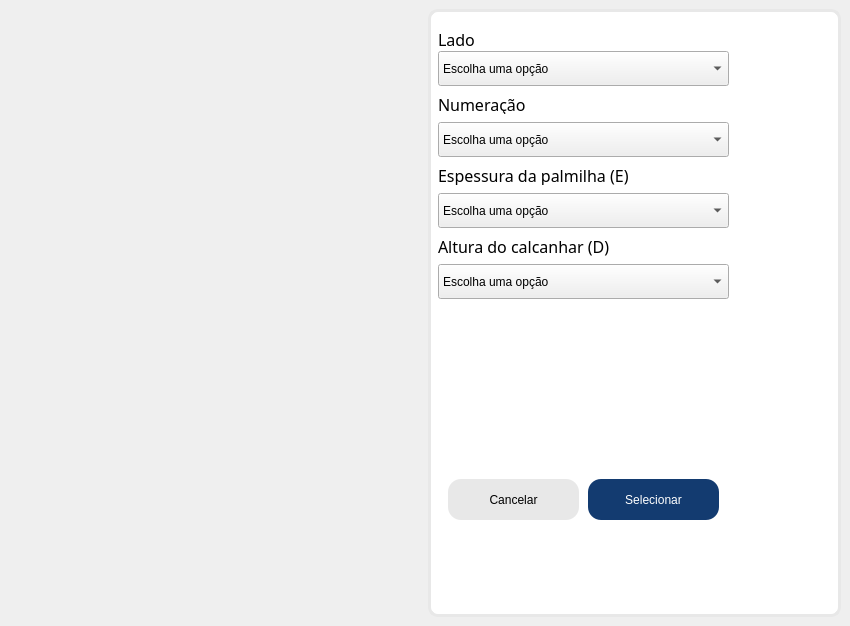
<?xml version="1.0" encoding="UTF-8"?>
<ui version="4.0">
 <class>MainWindow</class>
 <widget class="QMainWindow" name="MainWindow">
  <property name="geometry">
   <rect>
    <x>0</x>
    <y>0</y>
    <width>850</width>
    <height>626</height>
   </rect>
  </property>
  <property name="sizePolicy">
   <sizepolicy hsizetype="Fixed" vsizetype="Fixed">
    <horstretch>0</horstretch>
    <verstretch>0</verstretch>
   </sizepolicy>
  </property>
  <property name="windowTitle">
   <string>Seleção da base</string>
  </property>
  <widget class="QWidget" name="centralwidget">
   <property name="sizePolicy">
    <sizepolicy hsizetype="Fixed" vsizetype="Fixed">
     <horstretch>0</horstretch>
     <verstretch>0</verstretch>
    </sizepolicy>
   </property>
   <property name="layoutDirection">
    <enum>Qt::LeftToRight</enum>
   </property>
   <layout class="QHBoxLayout" name="horizontalLayout_2">
    <item>
     <layout class="QHBoxLayout" name="horizontalLayout">
      <item>
       <layout class="QHBoxLayout" name="horizontalLayout_4">
        <item>
         <widget class="QLabel" name="label">
          <property name="sizePolicy">
           <sizepolicy hsizetype="Fixed" vsizetype="Fixed">
            <horstretch>1</horstretch>
            <verstretch>1</verstretch>
           </sizepolicy>
          </property>
          <property name="minimumSize">
           <size>
            <width>100</width>
            <height>200</height>
           </size>
          </property>
          <property name="maximumSize">
           <size>
            <width>500</width>
            <height>600</height>
           </size>
          </property>
          <property name="text">
           <string/>
          </property>
          <property name="pixmap">
           <pixmap>resources/insole_legend.jpeg</pixmap>
          </property>
          <property name="scaledContents">
           <bool>true</bool>
          </property>
          <property name="wordWrap">
           <bool>false</bool>
          </property>
         </widget>
        </item>
       </layout>
      </item>
      <item>
       <layout class="QVBoxLayout" name="verticalLayout">
        <item>
         <layout class="QVBoxLayout" name="verticalLayout_2">
          <item>
           <widget class="QGroupBox" name="groupBox">
            <property name="styleSheet">
             <string notr="true">QGroupBox {
    border: 3px solid #e8e8e8; /* Borda de 3px com cor #e8e8e8 */
    border-radius: 10px;       /* Cantos arredondados (10px de raio) */
    background-color: white;   /* Fundo branco */
}</string>
            </property>
            <property name="title">
             <string/>
            </property>
            <widget class="QPushButton" name="btnSelectBase">
             <property name="geometry">
              <rect>
               <x>160</x>
               <y>470</y>
               <width>131</width>
               <height>41</height>
              </rect>
             </property>
             <property name="styleSheet">
              <string notr="true">QPushButton:enabled {
	font: 12pt &quot;Bernard MT Condensed&quot;;
	border: none;
	background-color: #133b70;
	color: white;
	border-radius: 13;
}
QPushButton:disabled {
	font: 12pt &quot;Bernard MT Condensed&quot;;
	border: none;
	background-color: Gainsboro;
	color: DimGray;
	border-radius: 13;
}
</string>
             </property>
             <property name="text">
              <string>Selecionar</string>
             </property>
            </widget>
            <widget class="QPushButton" name="pushButton_2">
             <property name="geometry">
              <rect>
               <x>20</x>
               <y>470</y>
               <width>131</width>
               <height>41</height>
              </rect>
             </property>
             <property name="styleSheet">
              <string notr="true">QPushButton {
	font: 12pt &quot;Bernard MT Condensed&quot;;
	border: none;
	background-color: #e8e8e8;
	color: black;
	border-radius: 13;
}
</string>
             </property>
             <property name="text">
              <string>Cancelar</string>
             </property>
            </widget>
            <widget class="QWidget" name="verticalLayoutWidget_5">
             <property name="geometry">
              <rect>
               <x>10</x>
               <y>20</y>
               <width>291</width>
               <height>411</height>
              </rect>
             </property>
             <layout class="QVBoxLayout" name="verticalLayout_7">
              <property name="spacing">
               <number>8</number>
              </property>
              <item>
               <layout class="QVBoxLayout" name="verticalLayout_3">
                <property name="spacing">
                 <number>2</number>
                </property>
                <item>
                 <widget class="QLabel" name="OrbitLabel_4">
                  <property name="minimumSize">
                   <size>
                    <width>120</width>
                    <height>0</height>
                   </size>
                  </property>
                  <property name="maximumSize">
                   <size>
                    <width>5000</width>
                    <height>20</height>
                   </size>
                  </property>
                  <property name="font">
                   <font>
                    <family>Bernard MT Condensed</family>
                    <pointsize>12</pointsize>
                    <weight>50</weight>
                    <italic>false</italic>
                    <bold>false</bold>
                   </font>
                  </property>
                  <property name="styleSheet">
                   <string notr="true">
	font: 12pt &quot;Bernard MT Condensed&quot;;
</string>
                  </property>
                  <property name="text">
                   <string>Lado</string>
                  </property>
                  <property name="alignment">
                   <set>Qt::AlignLeading|Qt::AlignLeft|Qt::AlignVCenter</set>
                  </property>
                 </widget>
                </item>
                <item>
                 <widget class="QComboBox" name="cbSide">
                  <property name="sizePolicy">
                   <sizepolicy hsizetype="Preferred" vsizetype="Fixed">
                    <horstretch>0</horstretch>
                    <verstretch>0</verstretch>
                   </sizepolicy>
                  </property>
                  <property name="minimumSize">
                   <size>
                    <width>0</width>
                    <height>35</height>
                   </size>
                  </property>
                  <property name="styleSheet">
                   <string notr="true">QComboBox{
	font: 10pt &quot;Bernard MT Condensed&quot;;
}
</string>
                  </property>
                  <property name="currentText">
                   <string>Escolha uma opção</string>
                  </property>
                  <item>
                   <property name="text">
                    <string>Escolha uma opção</string>
                   </property>
                  </item>
                  <item>
                   <property name="text">
                    <string>Direito</string>
                   </property>
                  </item>
                  <item>
                   <property name="text">
                    <string>Esquerdo</string>
                   </property>
                  </item>
                 </widget>
                </item>
               </layout>
              </item>
              <item>
               <layout class="QVBoxLayout" name="verticalLayout_4">
                <item>
                 <widget class="QLabel" name="OrbitLabel">
                  <property name="sizePolicy">
                   <sizepolicy hsizetype="Preferred" vsizetype="Fixed">
                    <horstretch>0</horstretch>
                    <verstretch>0</verstretch>
                   </sizepolicy>
                  </property>
                  <property name="minimumSize">
                   <size>
                    <width>120</width>
                    <height>0</height>
                   </size>
                  </property>
                  <property name="maximumSize">
                   <size>
                    <width>5000</width>
                    <height>20</height>
                   </size>
                  </property>
                  <property name="font">
                   <font>
                    <family>Bernard MT Condensed</family>
                    <pointsize>12</pointsize>
                    <weight>50</weight>
                    <italic>false</italic>
                    <bold>false</bold>
                   </font>
                  </property>
                  <property name="styleSheet">
                   <string notr="true">
	font: 12pt &quot;Bernard MT Condensed&quot;;
</string>
                  </property>
                  <property name="text">
                   <string>Numeração</string>
                  </property>
                  <property name="alignment">
                   <set>Qt::AlignLeading|Qt::AlignLeft|Qt::AlignVCenter</set>
                  </property>
                 </widget>
                </item>
                <item>
                 <widget class="QComboBox" name="cbSize">
                  <property name="minimumSize">
                   <size>
                    <width>0</width>
                    <height>35</height>
                   </size>
                  </property>
                  <property name="styleSheet">
                   <string notr="true">QComboBox{
	font: 10pt &quot;Bernard MT Condensed&quot;;
}
</string>
                  </property>
                  <property name="currentText">
                   <string>Escolha uma opção</string>
                  </property>
                  <item>
                   <property name="text">
                    <string>Escolha uma opção</string>
                   </property>
                  </item>
                  <item>
                   <property name="text">
                    <string>19</string>
                   </property>
                  </item>
                  <item>
                   <property name="text">
                    <string>20</string>
                   </property>
                  </item>
                  <item>
                   <property name="text">
                    <string>21</string>
                   </property>
                  </item>
                  <item>
                   <property name="text">
                    <string>22</string>
                   </property>
                  </item>
                  <item>
                   <property name="text">
                    <string>23</string>
                   </property>
                  </item>
                  <item>
                   <property name="text">
                    <string>24</string>
                   </property>
                  </item>
                  <item>
                   <property name="text">
                    <string>25</string>
                   </property>
                  </item>
                  <item>
                   <property name="text">
                    <string>26</string>
                   </property>
                  </item>
                  <item>
                   <property name="text">
                    <string>27</string>
                   </property>
                  </item>
                  <item>
                   <property name="text">
                    <string>28</string>
                   </property>
                  </item>
                  <item>
                   <property name="text">
                    <string>29</string>
                   </property>
                  </item>
                  <item>
                   <property name="text">
                    <string>30</string>
                   </property>
                  </item>
                  <item>
                   <property name="text">
                    <string>31</string>
                   </property>
                  </item>
                  <item>
                   <property name="text">
                    <string>32</string>
                   </property>
                  </item>
                  <item>
                   <property name="text">
                    <string>33</string>
                   </property>
                  </item>
                  <item>
                   <property name="text">
                    <string>34</string>
                   </property>
                  </item>
                  <item>
                   <property name="text">
                    <string>35</string>
                   </property>
                  </item>
                  <item>
                   <property name="text">
                    <string>36</string>
                   </property>
                  </item>
                  <item>
                   <property name="text">
                    <string>37</string>
                   </property>
                  </item>
                  <item>
                   <property name="text">
                    <string>38</string>
                   </property>
                  </item>
                  <item>
                   <property name="text">
                    <string>39</string>
                   </property>
                  </item>
                  <item>
                   <property name="text">
                    <string>40</string>
                   </property>
                  </item>
                  <item>
                   <property name="text">
                    <string>41</string>
                   </property>
                  </item>
                  <item>
                   <property name="text">
                    <string>42</string>
                   </property>
                  </item>
                  <item>
                   <property name="text">
                    <string>43</string>
                   </property>
                  </item>
                  <item>
                   <property name="text">
                    <string>44</string>
                   </property>
                  </item>
                  <item>
                   <property name="text">
                    <string>45</string>
                   </property>
                  </item>
                 </widget>
                </item>
               </layout>
              </item>
              <item>
               <layout class="QVBoxLayout" name="verticalLayout_5">
                <item>
                 <widget class="QLabel" name="OrbitLabel_2">
                  <property name="minimumSize">
                   <size>
                    <width>120</width>
                    <height>0</height>
                   </size>
                  </property>
                  <property name="maximumSize">
                   <size>
                    <width>5000</width>
                    <height>20</height>
                   </size>
                  </property>
                  <property name="font">
                   <font>
                    <family>Bernard MT Condensed</family>
                    <pointsize>12</pointsize>
                    <weight>50</weight>
                    <italic>false</italic>
                    <bold>false</bold>
                   </font>
                  </property>
                  <property name="styleSheet">
                   <string notr="true">
	font: 12pt &quot;Bernard MT Condensed&quot;;
</string>
                  </property>
                  <property name="text">
                   <string>Espessura da palmilha (E)</string>
                  </property>
                  <property name="alignment">
                   <set>Qt::AlignLeading|Qt::AlignLeft|Qt::AlignVCenter</set>
                  </property>
                 </widget>
                </item>
                <item>
                 <widget class="QComboBox" name="cbThickness">
                  <property name="minimumSize">
                   <size>
                    <width>0</width>
                    <height>35</height>
                   </size>
                  </property>
                  <property name="styleSheet">
                   <string notr="true">QComboBox{
	font: 10pt &quot;Bernard MT Condensed&quot;;
}
</string>
                  </property>
                  <item>
                   <property name="text">
                    <string>Escolha uma opção</string>
                   </property>
                  </item>
                  <item>
                   <property name="text">
                    <string>3</string>
                   </property>
                  </item>
                  <item>
                   <property name="text">
                    <string>4</string>
                   </property>
                  </item>
                  <item>
                   <property name="text">
                    <string>5</string>
                   </property>
                  </item>
                  <item>
                   <property name="text">
                    <string>6</string>
                   </property>
                  </item>
                  <item>
                   <property name="text">
                    <string>7</string>
                   </property>
                  </item>
                  <item>
                   <property name="text">
                    <string>8</string>
                   </property>
                  </item>
                  <item>
                   <property name="text">
                    <string>9</string>
                   </property>
                  </item>
                  <item>
                   <property name="text">
                    <string>10</string>
                   </property>
                  </item>
                 </widget>
                </item>
               </layout>
              </item>
              <item>
               <layout class="QVBoxLayout" name="verticalLayout_6">
                <item>
                 <widget class="QLabel" name="OrbitLabel_3">
                  <property name="minimumSize">
                   <size>
                    <width>120</width>
                    <height>0</height>
                   </size>
                  </property>
                  <property name="maximumSize">
                   <size>
                    <width>5000</width>
                    <height>20</height>
                   </size>
                  </property>
                  <property name="font">
                   <font>
                    <family>Bernard MT Condensed</family>
                    <pointsize>12</pointsize>
                    <weight>50</weight>
                    <italic>false</italic>
                    <bold>false</bold>
                   </font>
                  </property>
                  <property name="styleSheet">
                   <string notr="true">
	font: 12pt &quot;Bernard MT Condensed&quot;;
</string>
                  </property>
                  <property name="text">
                   <string>Altura do calcanhar (D)</string>
                  </property>
                 </widget>
                </item>
                <item>
                 <widget class="QComboBox" name="cbHeel">
                  <property name="minimumSize">
                   <size>
                    <width>0</width>
                    <height>35</height>
                   </size>
                  </property>
                  <property name="styleSheet">
                   <string notr="true">QComboBox{
	font: 10pt &quot;Bernard MT Condensed&quot;;
}
</string>
                  </property>
                  <item>
                   <property name="text">
                    <string>Escolha uma opção</string>
                   </property>
                  </item>
                  <item>
                   <property name="text">
                    <string>1</string>
                   </property>
                  </item>
                  <item>
                   <property name="text">
                    <string>2</string>
                   </property>
                  </item>
                  <item>
                   <property name="text">
                    <string>3</string>
                   </property>
                  </item>
                  <item>
                   <property name="text">
                    <string>4</string>
                   </property>
                  </item>
                  <item>
                   <property name="text">
                    <string>5</string>
                   </property>
                  </item>
                  <item>
                   <property name="text">
                    <string>6</string>
                   </property>
                  </item>
                  <item>
                   <property name="text">
                    <string>7</string>
                   </property>
                  </item>
                  <item>
                   <property name="text">
                    <string>8</string>
                   </property>
                  </item>
                  <item>
                   <property name="text">
                    <string>9</string>
                   </property>
                  </item>
                  <item>
                   <property name="text">
                    <string>10</string>
                   </property>
                  </item>
                 </widget>
                </item>
               </layout>
              </item>
              <item>
               <spacer name="verticalSpacer">
                <property name="orientation">
                 <enum>Qt::Vertical</enum>
                </property>
                <property name="sizeHint" stdset="0">
                 <size>
                  <width>20</width>
                  <height>40</height>
                 </size>
                </property>
               </spacer>
              </item>
             </layout>
            </widget>
           </widget>
          </item>
         </layout>
        </item>
       </layout>
      </item>
     </layout>
    </item>
   </layout>
  </widget>
 </widget>
 <resources/>
 <connections/>
</ui>
